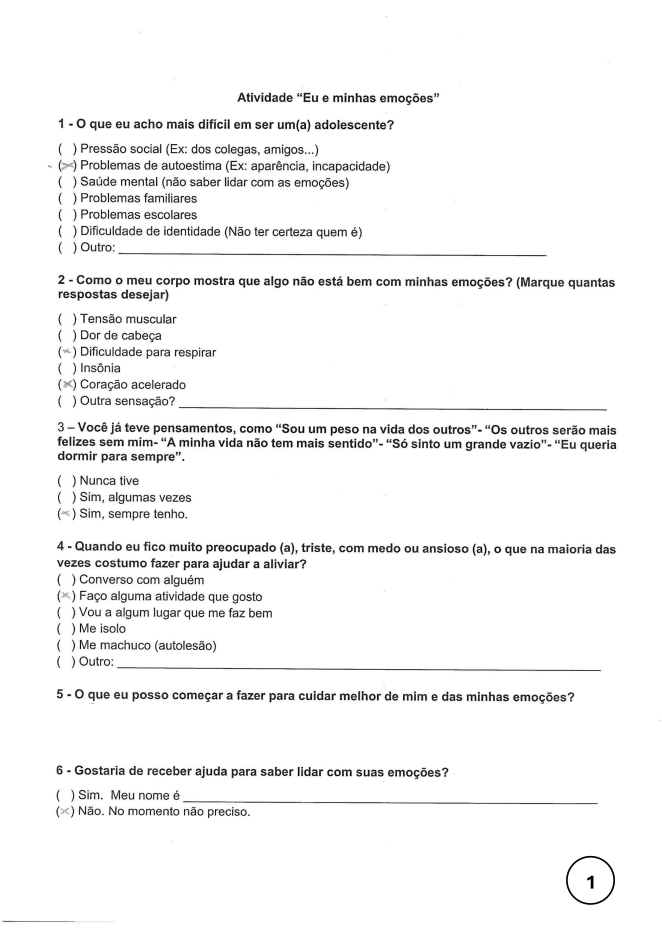
#> input picture data/mock_data_forms_jpg/page_01.jpg, 3307 x 4677 px (shown at 1/5 size)
$ python 3_extract_coordinates.py
#> lines starting #> are read from the running program, lines starting #| are printed output that depends on the picture
import json
import cv2
from pathlib import Path

# === CONFIGURAÇÃO ===

BASE_DIR = Path(__file__).resolve().parent

IMAGEM_PATH = BASE_DIR / "data" / "mock_data_forms_jpg"/"page_01.jpg" # pode ser .png ou extraída do PDF
ESCALA = 0.20  # redimensiona visualização (não altera coordenadas reais)

# === LISTAS GLOBAIS ===
pontos_display = []   # coordenadas na imagem redimensionada
pontos_originais = [] # coordenadas convertidas para escala real

# === FUNÇÕES ===
def mostrar_coordenadas(event, x, y, flags, param):
    if event == cv2.EVENT_LBUTTONDOWN:
        # Coordenada na imagem exibida
        pontos_display.append((x, y))

        # Conversão para escala original
        x_orig = int(x / ESCALA)
        y_orig = int(y / ESCALA)
        pontos_originais.append((x_orig, y_orig))

        print(f"Clique: display=({x}, {y}) | original=({x_orig}, {y_orig})")

        # Feedback visual (Desenha um pequeno círculo onde clicou)
        cv2.circle(img_display, (x, y), 5, (0, 0, 255), -1)
        cv2.imshow("Clique para medir", img_display)

# === CARREGA IMAGEM ===
img = cv2.imread(IMAGEM_PATH)
#> img is the input picture: shape (4677, 3307, 3); min 0, max 255, mean 245.4
h, w = img.shape[:2]
#> h = 4677; w = 3307
img_display = cv2.resize(img, (int(w * ESCALA), int(h * ESCALA)))
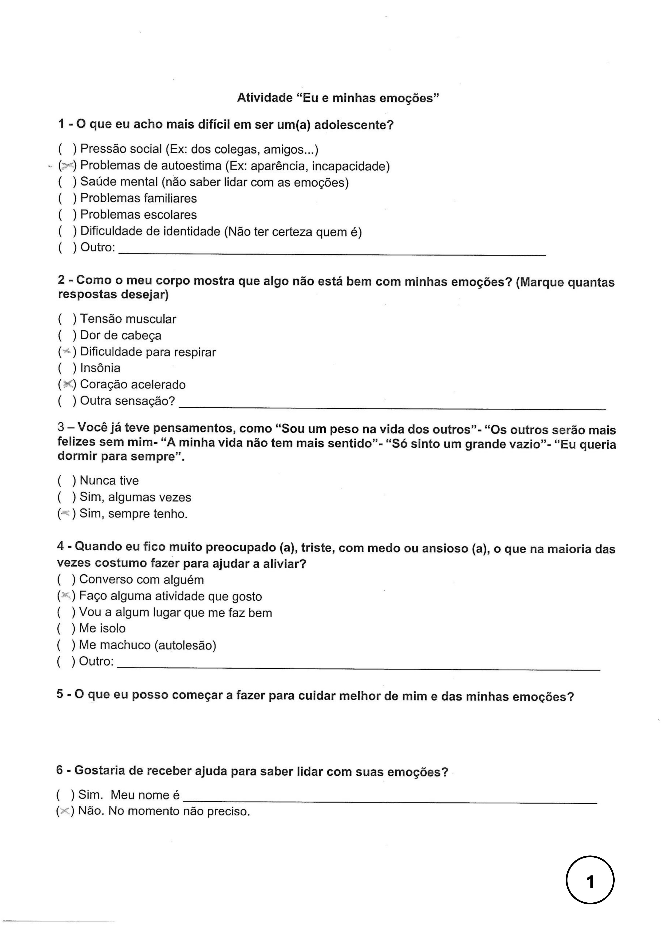
#> img_display: shape (935, 661, 3); min 0, max 255, mean 245.4
pontos = []

print("🖱️ Clique nos pontos desejados (parênteses das alternativas).")
print("Pressione ESC para encerrar.")

cv2.imshow("Clique para medir", img_display)
cv2.setMouseCallback("Clique para medir", mostrar_coordenadas)

# Loop até apertar ESC
while True:
    if cv2.waitKey(1) & 0xFF == 27:
#> (key Esc is pressed here)
        break

cv2.destroyAllWindows()

# === RESULTADO FINAL ===
print("\n--- Coordenadas finais (escala original) ---")
for i, (x, y) in enumerate(pontos_originais, start=1):
    print(f"{i}: (x={x}, y={y})")

print("\nLista pronta para uso no OCR:")
print(pontos_originais)


# ==============================
# ENTRADAS DO USUÁRIO
# ==============================

# Vetor de identificação das alternativas (alterar de acordo com o necessário)
identificadores = [
    "1a","1b","1c","1d","1e","1f","1g",
    "2a","2b","2c","2d","2e","2f",
    "3a","3b","3c",
    "4a","4b","4c","4d","4e","4f",
    "6a","6b"
]

# Dimensões da caixa delimitadora (alterar de acordo com o necessário)
largura = 57
altura = 45

# ==============================
# CONSTRUÇÃO DO DICIONÁRIO
# ==============================

coordenadas = {}

for id_alt, (x, y) in zip(identificadores, pontos_originais):
    coordenadas[id_alt] = (x, y, largura, altura)

print("Dicionário de coordenadas OCR:\n")
for k, v in coordenadas.items():
    print(f'"{k}": {v}')


# ==========================
# SALVAR JSON
# ==========================

# JSON não suporta tuplas → converter para lista
coordenadas_json = {k: list(v) for k, v in coordenadas.items()}

json_path = BASE_DIR / "outcome" / "coordenadas.json"

with open(json_path, "w", encoding="utf-8") as f:
    json.dump(coordenadas_json, f, indent=4, ensure_ascii=False)
print(f"\n✅ JSON salvo com sucesso em:\n{json_path}")

$ run again, with data/mock_data_aligned_jpg/page_02.jpg copied over data/mock_data_forms_jpg/page_01.jpg
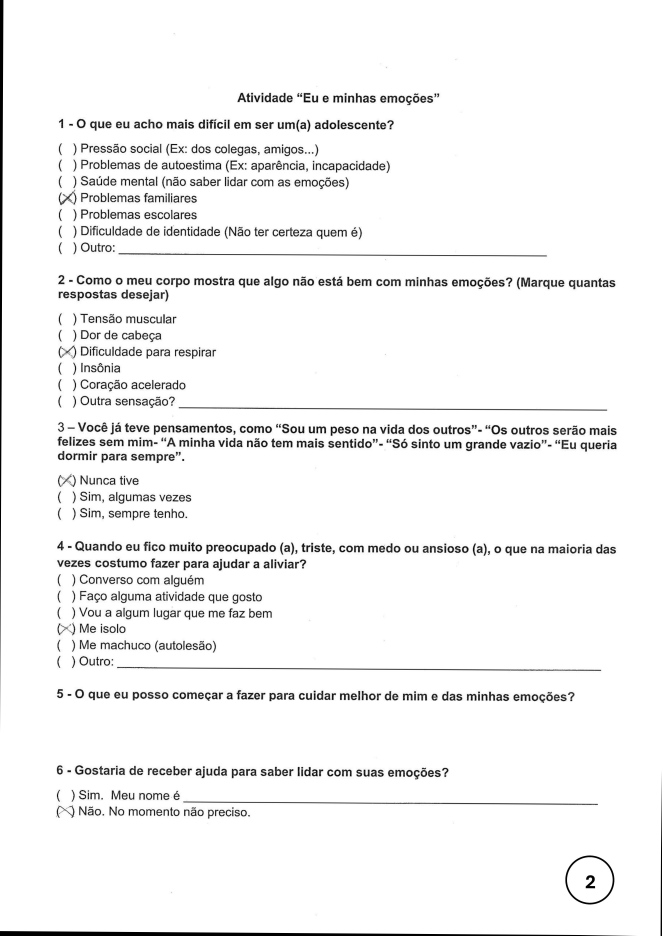
#> input picture data/mock_data_aligned_jpg/page_02.jpg, 3307 x 4677 px (shown at 1/5 size)
#> img is the input picture: shape (4677, 3307, 3); min 0, max 255, mean 244.3
#> `img_display = cv2.resize(img, (int(w * ESCALA), int(h * ESCALA)))`:
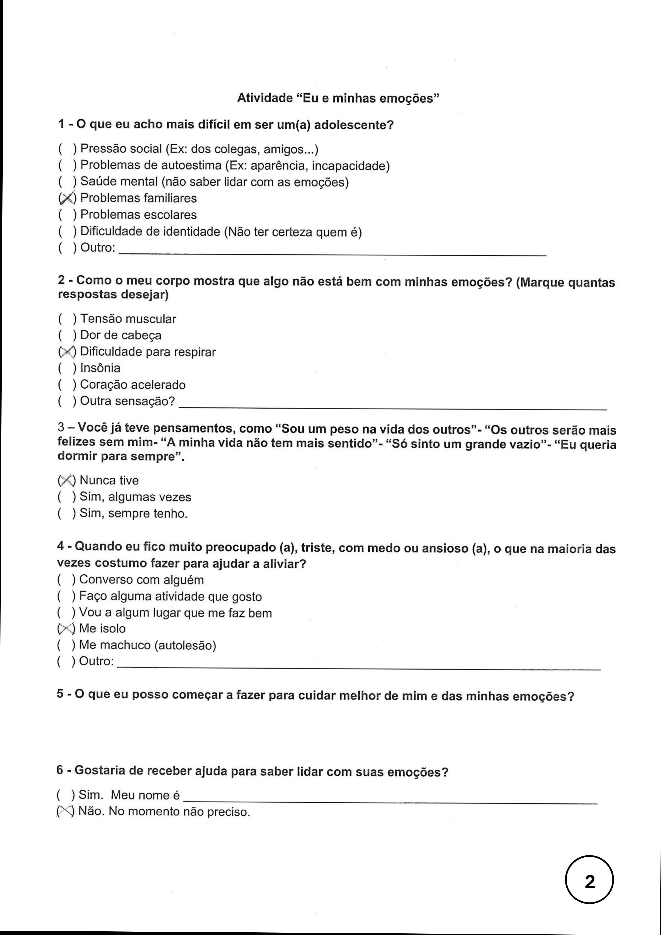
#> img_display: shape (935, 661, 3); min 0, max 255, mean 244.3

$ run again, with data/mock_data_aligned_jpg/page_04.jpg copied over data/mock_data_forms_jpg/page_01.jpg
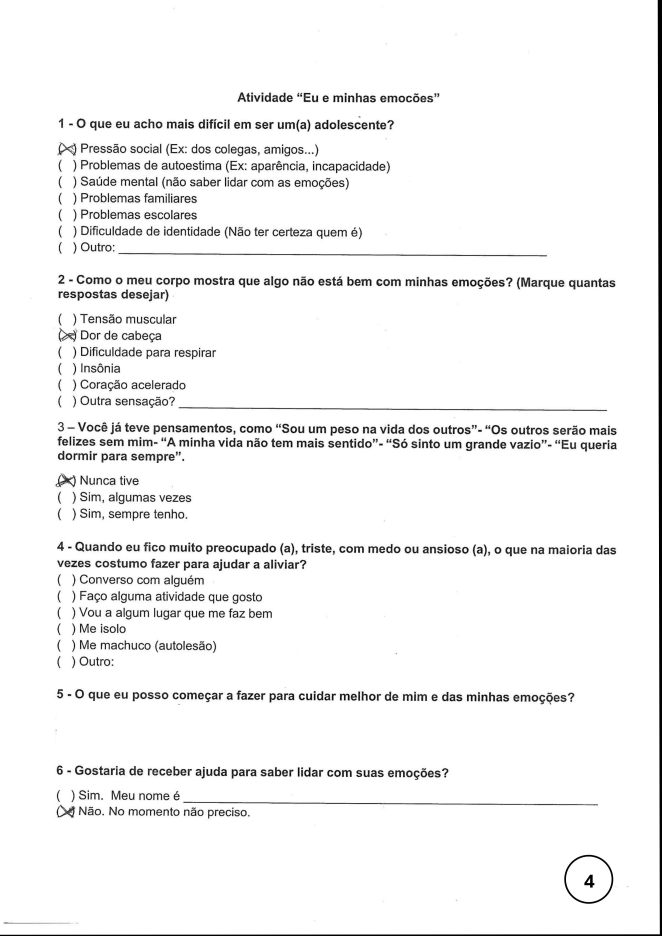
#> input picture data/mock_data_aligned_jpg/page_04.jpg, 3307 x 4677 px (shown at 1/5 size)
#> img is the input picture: shape (4677, 3307, 3); min 0, max 255, mean 244.3
#> `img_display = cv2.resize(img, (int(w * ESCALA), int(h * ESCALA)))`:
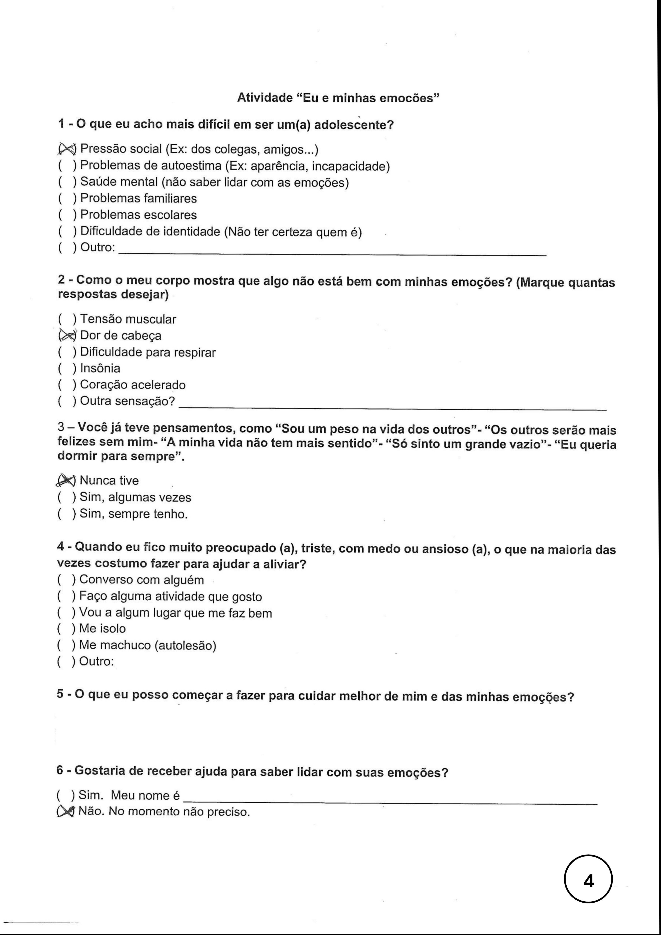
#> img_display: shape (935, 661, 3); min 0, max 255, mean 244.3
